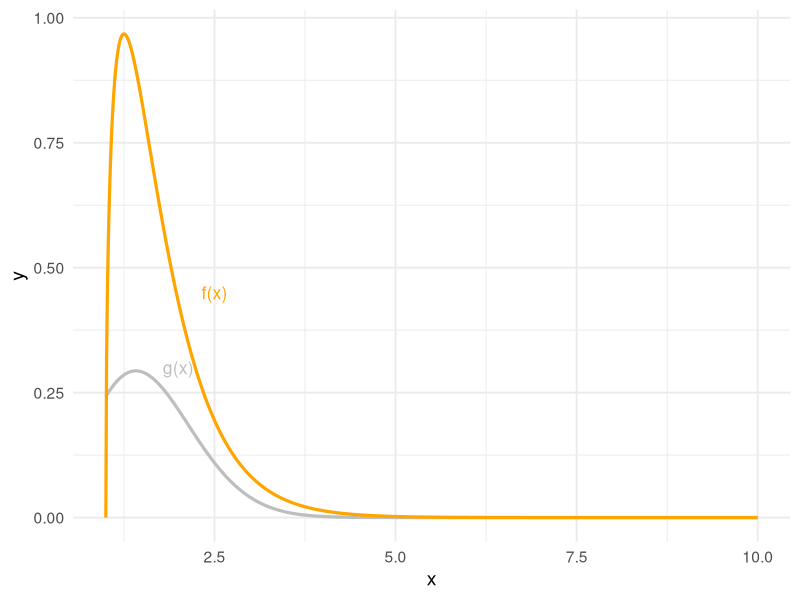

The R script that drew this image:
## ---- chunk 1
#| echo: false

set.seed(20230312)
## ---- chunk 2
g <- function(t) sin(t)
u <- runif(10000, 0, pi/3)
pi/3 * mean(g(u))
## ---- chunk 3
m <- 10000

# simple Monte-Carlo integration
g <- function(x) exp(-x)
u <- runif(m, 0, 1/2)
theta <- 1/2 * mean(g(u))
var_theta <- var(g(u)) / m

# hit-or-miss
e <- rexp(m, 1)
I <- e <= 1/2
theta_star <- mean(I)
var_theta_star <- theta_star * (1 - theta_star) / m

c("Variance - Simple MC" = var_theta, "Variance - Hit or Miss" = var_theta_star)
## ---- chunk 4
# empirical estimates of Cov(e^U, e^{1-U}) and Var(e^U + e^{1-U})
f <- function(x) exp(x)
u <- runif(500)
v <- 1 - u

cov_uv <- cov(f(u), f(v))
var_u_plus_v <- var(f(u)) + var(f(v)) + cov_uv
## ---- chunk 5
rayleigh <- function(n, sigma, anti = TRUE) {
  u <- runif(n / 2)
  v <- if (anti) 1 - u else runif(n / 2)
  u <- c(u, v)
  sqrt(-2 * sigma^2 * log(u))
}

independent <- rayleigh(n = 3000, sigma = 2, anti = FALSE)
antithetic <- rayleigh(n = 3000, sigma = 2, anti = TRUE)

# f(x_1, x_2, ..., x_1500) ~ X_1
# f(x_1501, x_1502, ..., x_3000) ~ X_2
X1 <- independent[1:1500]
X2 <- independent[1501:3000]

# f(x_1, x_2, ..., x_1500) ~ X
# f(1 - x_1, 1 - x_2, ... 1 - x_1500) ~ X'
X <- antithetic[1:1500]
Xp <- antithetic[1501:3000]

# calculate variances
v1 <- 1/4 * var(X1) + 1/4 * var(X2) + 1/4 * 2 * cov(X1, X2)
v2 <- 1/4 * var(X) + 1/4 * var(Xp) + 1/4 * 2 * cov(X, Xp)

# percent reduction
p <- (v1 - v2) / v1
## ---- chunk 6
f <- function(x) exp(-x) / (1 + x^2)
mc <- function(n, anti = TRUE) {
  u <- runif(n / 2)
  v <- if (anti) 1 - u else runif(n / 2)
  u <- c(u, v)
  mean(f(u))
}

n <- 3000
t1 <- t2 <- numeric(n)

for (i in 1:n) {
  t1[i] <- mc(1000, anti = FALSE)
  t2[i] <- mc(1000, anti = TRUE)
}

var_smc <- var(t1)
var_atv <- var(t2)

theta <- mean(t2)

p <- (var_smc - var_atv) / var_smc
## ---- chunk 7
g <- function(x) x^2 / sqrt(2 * pi) * exp(-x^2 / 2)
f <- function(x) 1 / gamma(3 / 2) * 2^(3/2) * (x - 1)^(3/2 - 1) * exp(-2 * (x - 1))
x <- seq(1, 10, 0.01)
d <- data.frame(x = x, y0 = g(x), y1 = f(x))

library(ggplot2)

theme_set(theme_minimal(base_size = 14))

ggplot(d, aes(x = x)) +
  geom_line(aes(y = y0), size = 1.1, color = "grey") +
  geom_line(aes(y = y1), size = 1.1, color = "orange") +
  annotate("text", x = 2.0, y = 0.3, label = "g(x)", color = "grey", size = 4.5) +
  annotate("text", x = 2.5, y = 0.45, label = "f(x)", color = "orange", size = 4.5) +
  labs(x = "x", y = "y")
## ---- chunk 8
x <- rgamma(10000, 3/2, 2) + 1
theta <- mean(g(x) / f(x))
theta

integrate(g, 1, Inf)
